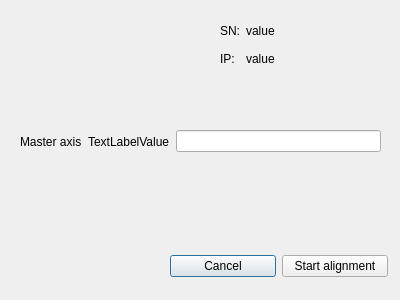
<?xml version="1.0" encoding="UTF-8"?>
<ui version="4.0">
 <class>Dialog</class>
 <widget class="QDialog" name="Dialog">
  <property name="geometry">
   <rect>
    <x>0</x>
    <y>0</y>
    <width>400</width>
    <height>300</height>
   </rect>
  </property>
  <property name="windowTitle">
   <string>Dialog</string>
  </property>
  <widget class="QLabel" name="lbl_logo_IDS">
   <property name="geometry">
    <rect>
     <x>10</x>
     <y>10</y>
     <width>161</width>
     <height>101</height>
    </rect>
   </property>
   <property name="text">
    <string/>
   </property>
   <property name="pixmap">
    <pixmap>../images/IDS_front_neu.png</pixmap>
   </property>
   <property name="scaledContents">
    <bool>true</bool>
   </property>
  </widget>
  <widget class="QLabel" name="lbl_warning_msg">
   <property name="geometry">
    <rect>
     <x>80</x>
     <y>180</y>
     <width>211</width>
     <height>31</height>
    </rect>
   </property>
   <property name="text">
    <string/>
   </property>
  </widget>
  <widget class="QWidget" name="">
   <property name="geometry">
    <rect>
     <x>220</x>
     <y>20</y>
     <width>161</width>
     <height>70</height>
    </rect>
   </property>
   <layout class="QGridLayout" name="gridLayout">
    <item row="0" column="0">
     <widget class="QLabel" name="lbl_SN">
      <property name="text">
       <string>SN:</string>
      </property>
     </widget>
    </item>
    <item row="0" column="1">
     <widget class="QLabel" name="lbl_SN_val">
      <property name="text">
       <string>value</string>
      </property>
     </widget>
    </item>
    <item row="1" column="0">
     <widget class="QLabel" name="lbl_IP_add">
      <property name="text">
       <string>IP:</string>
      </property>
     </widget>
    </item>
    <item row="1" column="1">
     <widget class="QLabel" name="lbl_IP_add_val">
      <property name="text">
       <string>value</string>
      </property>
     </widget>
    </item>
    <item row="2" column="1">
     <spacer name="horizontalSpacer">
      <property name="orientation">
       <enum>Qt::Horizontal</enum>
      </property>
      <property name="sizeHint" stdset="0">
       <size>
        <width>40</width>
        <height>20</height>
       </size>
      </property>
     </spacer>
    </item>
   </layout>
  </widget>
  <widget class="QWidget" name="">
   <property name="geometry">
    <rect>
     <x>20</x>
     <y>130</y>
     <width>361</width>
     <height>23</height>
    </rect>
   </property>
   <layout class="QHBoxLayout" name="horizontalLayout">
    <item>
     <widget class="QLabel" name="lbl_master_axis">
      <property name="text">
       <string>Master axis</string>
      </property>
     </widget>
    </item>
    <item>
     <widget class="QLabel" name="lbl_master_axis_val">
      <property name="text">
       <string>TextLabelValue</string>
      </property>
     </widget>
    </item>
    <item>
     <widget class="QLineEdit" name="le_master_rename">
      <property name="toolTip">
       <string extracomment="Field to rename the master axis"/>
      </property>
     </widget>
    </item>
   </layout>
  </widget>
  <widget class="QWidget" name="">
   <property name="geometry">
    <rect>
     <x>170</x>
     <y>250</y>
     <width>218</width>
     <height>32</height>
    </rect>
   </property>
   <layout class="QHBoxLayout" name="horizontalLayout_2">
    <item>
     <widget class="QPushButton" name="pb_cancel">
      <property name="text">
       <string>Cancel</string>
      </property>
     </widget>
    </item>
    <item>
     <widget class="QPushButton" name="pb_start_alignement">
      <property name="text">
       <string>Start alignment</string>
      </property>
     </widget>
    </item>
   </layout>
  </widget>
 </widget>
 <resources/>
 <connections/>
</ui>
